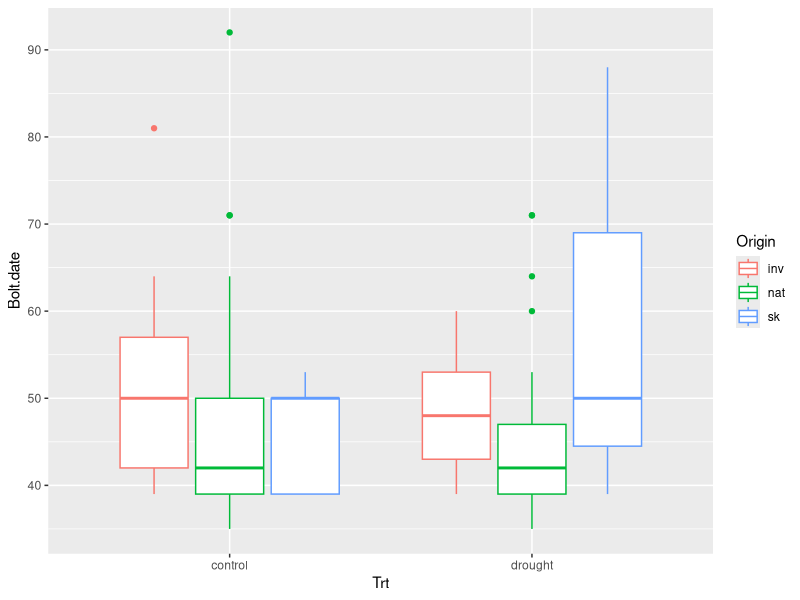

Reproduce this figure in R. (Note: this script raises an error after producing the figure.)
#Fr data
#graphs for the looking

#see FrSkdata_format.R for data formatting, and Fr_lmer.R for modeling descriptions

#read
FrdatSK<- read.table("FrTraitClimDat_SK.txt", header=T, sep="\t",quote='"', row.names=1)
Frdatsk.l<- read.table("FrTraitClimDat_SK_long.txt", header=T, sep="\t",quote='"', row.names=1)

library(lme4)
library(lsmeans)
library(ggplot2)
library(plyr)

str(FrdatSK)
FrdatSK$Mom <- as.factor(FrdatSK$Mom)

#PLOT ALL THE THINGS!
ggplot(data=FrdatSK, aes(y=Bolt.date, x=Trt, color=Origin))+geom_boxplot()
list <- names(FrdatSK[c(8:26,36:55)])
# plot.ts(FrdatSK[,c(8:26,36:55)]) #break up in to 10s?

par(ask=TRUE)

dfplot <- function(data.frame){
    df <- data.frame
    ln <- length(names(data.frame))
    for(i in 1:ln){
      mname <- substitute(df[,i])
      if(is.factor(df[,i])){
        plot(df[,i],main=names(df)[i])}
      else{hist(df[,i],main=names(df)[i])}
    }
}
dfplot(FrdatSK)

dfplot2 <- function(data.frame){
  df <- data.frame
  ln <- length(names(data.frame))
  for(i in 1:ln){
    mname <- substitute(df[,i])
    if(is.factor(df[,i])){
      plot(df[,i],main=names(df)[i])}
    else{plot(df$Origin, df[,i],main=names(df)[i])}
  }
}

dfplot2(Frdatsk.l)
dfplot2(FrdatSK)

par(ask=F)
